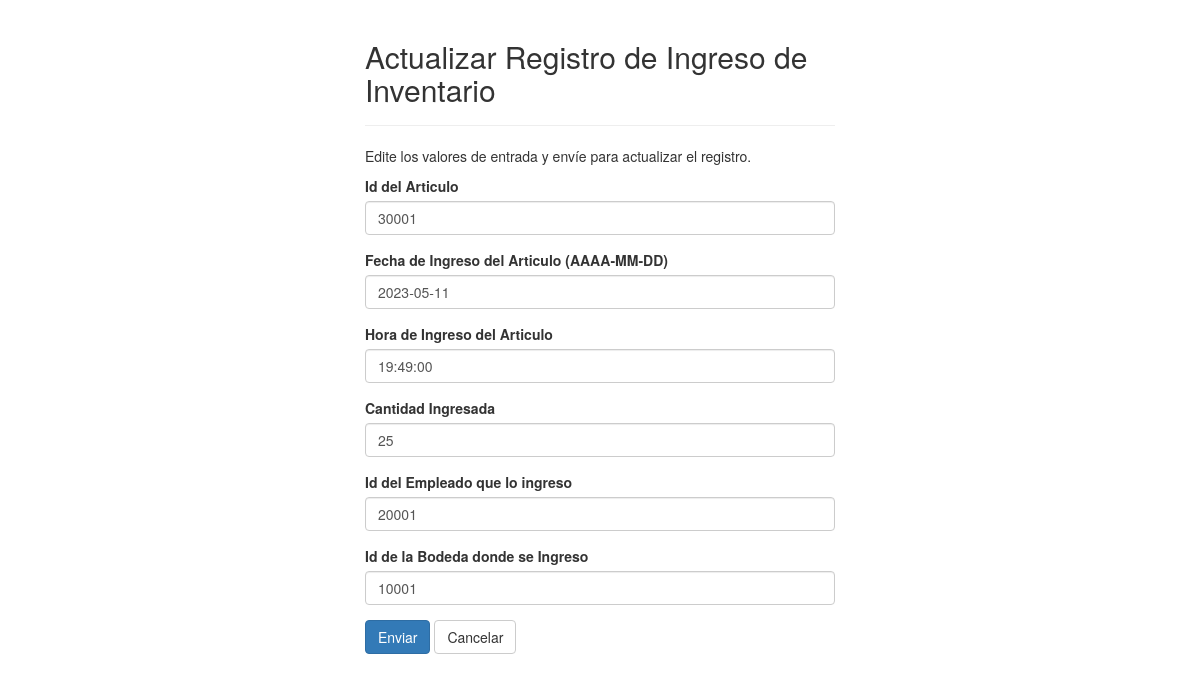
/BASE/ingresoinventario/update.php?id_inginv=60001, run on the app's committed database.
### tables this page shows
CREATE TABLE `ingreso_inventario` (
  `id_inginv` int(11) NOT NULL,
  `id_art` int(11) NOT NULL,
  `fechaingreso` date DEFAULT NULL,
  `horaingreso` time DEFAULT NULL,
  `cantidad_inginv` decimal(10,0) DEFAULT NULL,
  `id_emp` int(11) NOT NULL,
  `id_bod` int(11) NOT NULL
);

### BASE/ingresoinventario/update.php (the view, shortened to what this page needs)
<?php
require_once "config.php";
$articulo = $fecha = $hora = $cantidad = $empleado = $bodega = "";
$articulo_err = $fecha_err = $hora_err = $cantidad_err = $empleado_err = $bodega_err = "";
if(isset($_POST["id_inginv"]) && !empty($_POST["id_inginv"])){
    $id = $_POST["id_inginv"];
    $input_articulo = trim($_POST["articulo"]);
    if(empty($input_articulo)){
        $articulo_err = "Por favor ingrese el Id del articulo";
    } else{
        $articulo = $input_articulo;
    }
    $input_fecha = trim($_POST["fecha"]);
    if(empty($input_fecha)){
        $fecha_err = "Por favor ingrese la fecha de Ingreso del articulo";
    } else{
        $fecha = $input_fecha;
    }
    $input_hora = trim($_POST["hora"]);
    if(empty($input_hora)){
        $hora_err = "Por favor ingrese la hora de Ingreso del articulo";
    } else{
        $hora = $input_hora;
    }
    $input_cantidad = trim($_POST["cantidad"]);
    if(empty($input_cantidad)){
        $cantidad_err = "Por favor ingrese el monto de la cantidad ingresada el articulo";
    } else{
        $cantidad = $input_cantidad;
    }
    $input_empleado = trim($_POST["empleado"]);
    if(empty($input_empleado)){
        $empleado_err = "Por favor ingrese el Id del Empleado";
    } else{
        $empleado = $input_empleado;
    }
    $input_bodega = trim($_POST["bodega"]);
    if(empty($input_bodega)){
        $bodega_err = "Por favor ingrese el Id de la Bodega";
    } else{
        $bodega = $input_bodega;
    }
    if(empty($articulo_err) && empty($fecha_err) && empty($hora_err) && empty($cantidad_err) &&  empty($empleado_err) && empty($bodega_err)){
        $sql = "UPDATE ingreso_inventario SET id_art = ?, fechaingreso = ?, horaingreso = ?, cantidad_inginv = ?, id_emp = ?, id_bod = ? WHERE id_inginv=?";
        if($stmt = mysqli_prepare($link, $sql)){
            mysqli_stmt_bind_param($stmt, "sssssss",  $param_articulo, $param_fecha, $param_hora, $param_cantidad, $param_empleado, $param_bodega, $param_id);
            $param_articulo = $articulo;
            $param_fecha = $fecha;
            $param_hora = $hora;
            $param_cantidad = $cantidad;
            $param_empleado = $empleado;
            $param_bodega = $bodega;
            $param_id = $id;
            if(mysqli_stmt_execute($stmt)){
                header("location: index.php");
                exit();
            } else{
                echo "Something went wrong. Please try again later.";
            }
        }
    }        mysqli_stmt_close($stmt);
    mysqli_close($link);
} else{
    if(isset($_GET["id_inginv"]) && !empty(trim($_GET["id_inginv"]))){
        $sql = "SELECT * FROM ingreso_inventario WHERE id_inginv= ?";
        if($stmt = mysqli_prepare($link, $sql)){
            mysqli_stmt_bind_param($stmt, "i", $param_id);
            if(mysqli_stmt_execute($stmt)){
                $result = mysqli_stmt_get_result($stmt);
                if(mysqli_num_rows($result) == 1){
                    $row = mysqli_fetch_array($result, MYSQLI_ASSOC);
                    $articulo = $row["id_art"];
                    $fecha = $row["fechaingreso"];
                    $hora = $row["horaingreso"];
                    $cantidad = $row["cantidad_inginv"];
                    $empleado = $row["id_emp"];
                    $bodega = $row["id_bod"];
                } else{
                    header("location: error.php");
                    exit();
                }
            } else{
                echo "Oops! Something went wrong. Please try again later.";
            }
        }
    }  else{
        header("location: error.php");
        exit();
    }
}
?>
<!DOCTYPE html>
<html lang="en">
<head>
    <link rel="stylesheet" href="https://maxcdn.bootstrapcdn.com/bootstrap/3.3.7/css/bootstrap.css">
</head>
<body>
    <div class="wrapper">
        <div class="container-fluid">
            <div class="row">
                <div class="col-md-12">
                    <div class="page-header">
                        <h2>Actualizar Registro de Ingreso de Inventario</h2>
                    </div>
                    <p>Edite los valores de entrada y envíe para actualizar el registro.</p>
                    <form action="<?php echo htmlspecialchars(basename($_SERVER['REQUEST_URI'])); ?>" method="post">
                        <div class="form-group <?php echo (!empty($articulo_err)) ? 'has-error' : ''; ?>">
                            <label>Id del Articulo</label>
                            <input type="text" name="articulo" class="form-control" value="<?php echo $articulo; ?>">
                        </div>
                        <div class="form-group <?php echo (!empty($fecha_err)) ? 'has-error' : ''; ?>">
                            <label>Fecha de Ingreso del Articulo (AAAA-MM-DD)</label>
                            <input type="text" name="fecha" class="form-control" value="<?php echo $fecha; ?>">
                        </div>
                        <div class="form-group <?php echo (!empty($hora_err)) ? 'has-error' : ''; ?>">
                            <label>Hora de Ingreso del Articulo</label>
                            <input type="text" name="hora" class="form-control" value="<?php echo $hora; ?>">
                        </div>
                        <div class="form-group <?php echo (!empty($cantidad_err)) ? 'has-error' : ''; ?>">
                            <label>Cantidad Ingresada</label>
                            <input type="text" name="cantidad" class="form-control" value="<?php echo $cantidad; ?>">
                        </div>
                        <div class="form-group <?php echo (!empty($empleado_err)) ? 'has-error' : ''; ?>">
                            <label>Id del Empleado que lo ingreso</label>
                            <input type="text" name="empleado" class="form-control" value="<?php echo $empleado; ?>">
                        </div>
                        <div class="form-group <?php echo (!empty($bodega_err)) ? 'has-error' : ''; ?>">
                            <label>Id de la Bodeda donde se Ingreso</label>
                            <input type="text" name="bodega" class="form-control" value="<?php echo $bodega; ?>">
                        </div>
                        <input type="submit" class="btn btn-primary" value="Enviar">
                        <a href="index.php" class="btn btn-default">Cancelar</a>
                    </form>
                </div>
            </div>
        </div>
    </div>
</body>
</html>

### BASE/ingresoinventario/update.php (style rules this page uses)
.wrapper { width: 500px; margin: 0 auto; }

### data on the page
ingreso_inventario: articulo "30001", fecha "2023-05-11", hora "19:49:00", cantidad "25", empleado "20001", bodega "10001"
